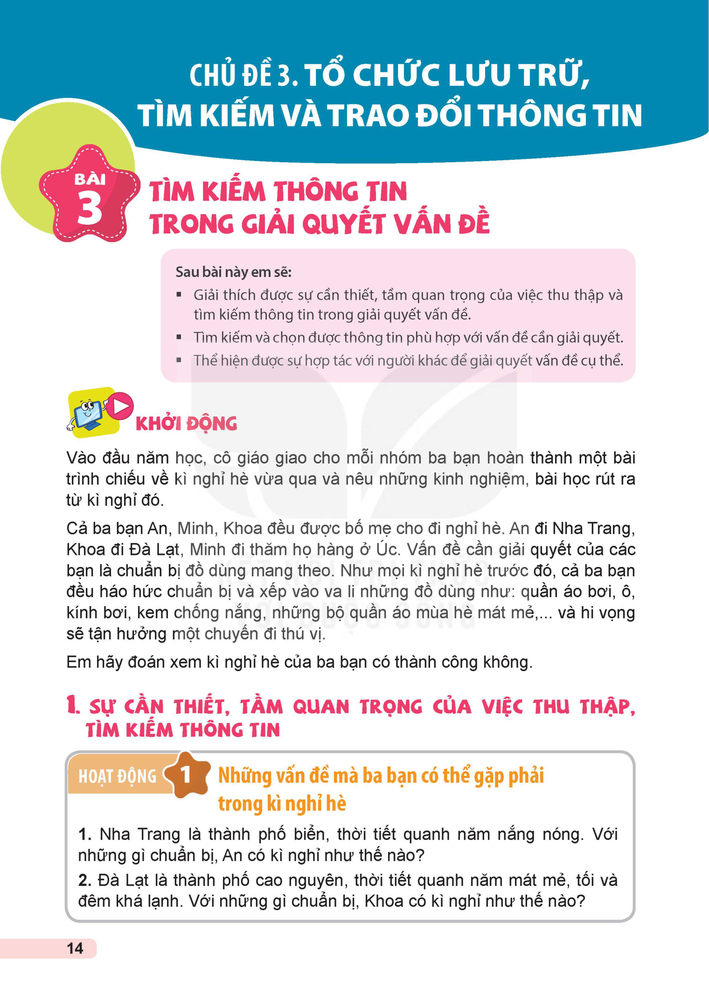
#> input picture SGK/Lớp_5/bai3_images/page_14.png, 709 x 995 px, shrunk from 1520 x 2134 before the run, found by its file name
$ python crop_sgk_illustrations_tuan04.py
#> lines starting #> are read from the running program, lines starting #| are printed output that depends on the picture
import os, sys
sys.stdout.reconfigure(encoding='utf-8')
from PIL import Image

def crop_box(img_path, box, out_path):
#> called with box = (0.08, 0.4, 0.92, 0.7)
    img = Image.open(img_path)
#> img is the input picture: PIL image 709x995 RGB; mean R, G, B 208.8, 219.2, 224.3
    w, h = img.size
#> w = 709; h = 995
    # box is given in relative coordinates (left, top, right, bottom) in 0.0 - 1.0
    crop_area = (int(box[0]*w), int(box[1]*h), int(box[2]*w), int(box[3]*h))
#> crop_area = (56, 398, 652, 696)
    cropped = img.crop(crop_area)
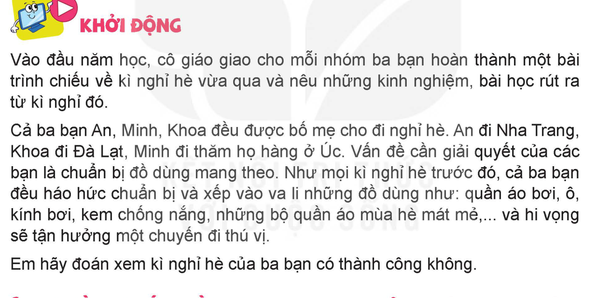
#> cropped: PIL image 596x298 RGB; mean R, G, B 231.3, 230.2, 229.6
    os.makedirs(os.path.dirname(out_path), exist_ok=True)
    cropped.save(out_path)
    print(f"Saved crop: {out_path} ({cropped.size})")
#| Saved crop: D:\UNIGO\KHBD_Tin_học\Lớp_5\Tuần_04\images/sgk_lop5_bai3_khoi_dong.png ((596, 298))

# ─── Lớp 5 Crops ───
IMG5_DIR = r'D:\UNIGO\KHBD_Tin_học\Lớp_5\Tuần_04\images'
os.makedirs(IMG5_DIR, exist_ok=True)

# Page 14: Bài 3 Khởi động 3 bạn đi du lịch (Nha Trang, Đà Lạt, Úc)
crop_box(r'D:\UNIGO\SGK\Lớp_5\pages_10_30\page_14.png', (0.08, 0.40, 0.92, 0.70), os.path.join(IMG5_DIR, 'sgk_lop5_bai3_khoi_dong.png'))

# Page 15: Bài 3 Các bước thu thập thông tin chuẩn bị chuyến đi
crop_box(r'D:\UNIGO\SGK\Lớp_5\pages_10_30\page_15.png', (0.08, 0.15, 0.92, 0.85), os.path.join(IMG5_DIR, 'sgk_lop5_bai3_cac_buoc_tim_kiem.png'))
#> call 2 of crop_box, with box = (0.08, 0.15, 0.92, 0.85)
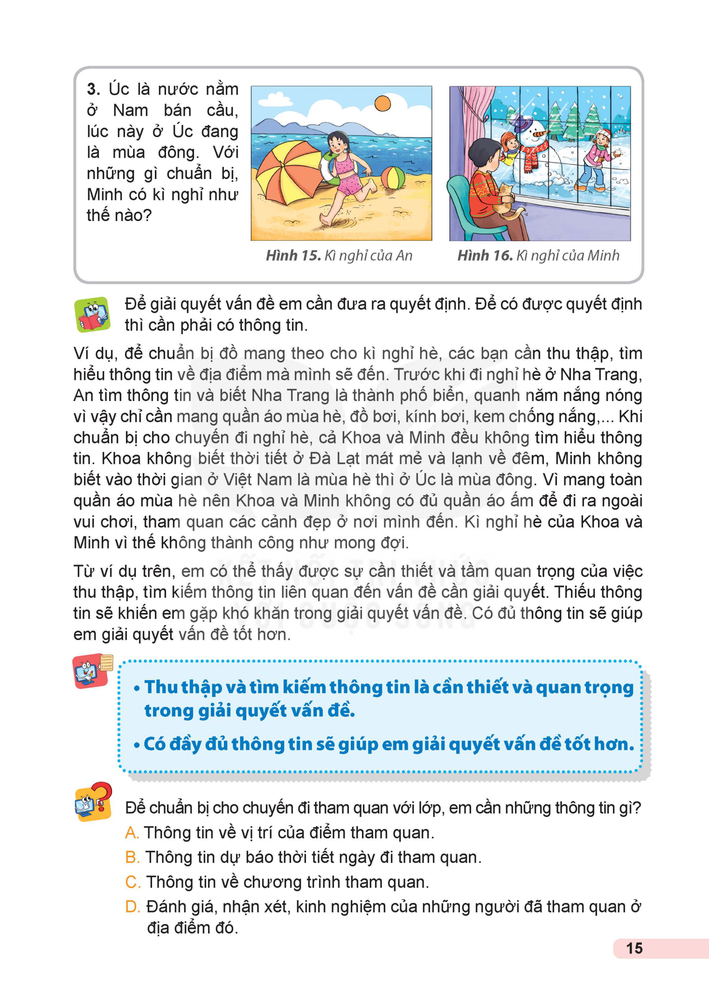
#> input picture SGK/Lớp_5/bai3_images/page_15.png, 709 x 995 px, shrunk from 1520 x 2134 before the run, found by its file name
#> in crop_box, img is the input picture: PIL image 709x995 RGB; mean R, G, B 229.1, 232.1, 232.9
#> in crop_box (call 2), `cropped = img.crop(crop_area)`:
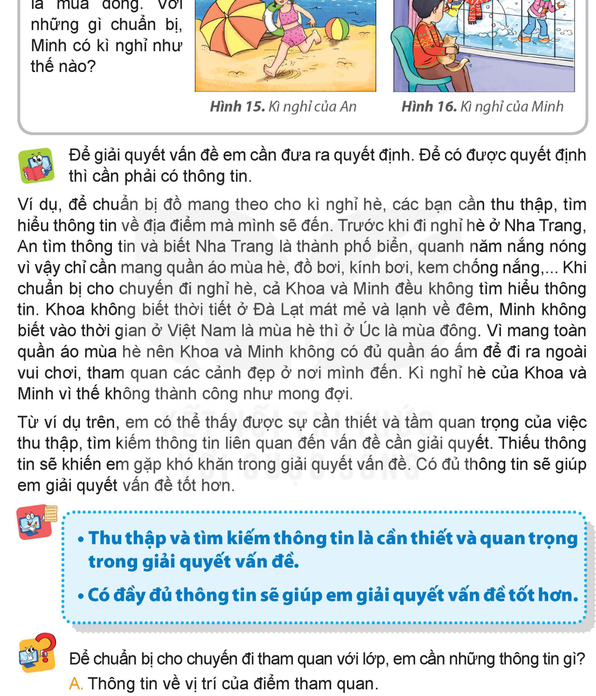
#> cropped: PIL image 596x696 RGB; mean R, G, B 219.8, 223.3, 223.9
#| Saved crop: D:\UNIGO\KHBD_Tin_học\Lớp_5\Tuần_04\images/sgk_lop5_bai3_cac_buoc_tim_kiem.png ((596, 696))

# Page 16: Bài 3 Thực hành tìm kiếm trên máy tính / Google search
crop_box(r'D:\UNIGO\SGK\Lớp_5\pages_10_30\page_16.png', (0.08, 0.15, 0.92, 0.85), os.path.join(IMG5_DIR, 'sgk_lop5_bai3_thuc_hanh_search.png'))
#> call 3 of crop_box, with box = (0.08, 0.15, 0.92, 0.85)
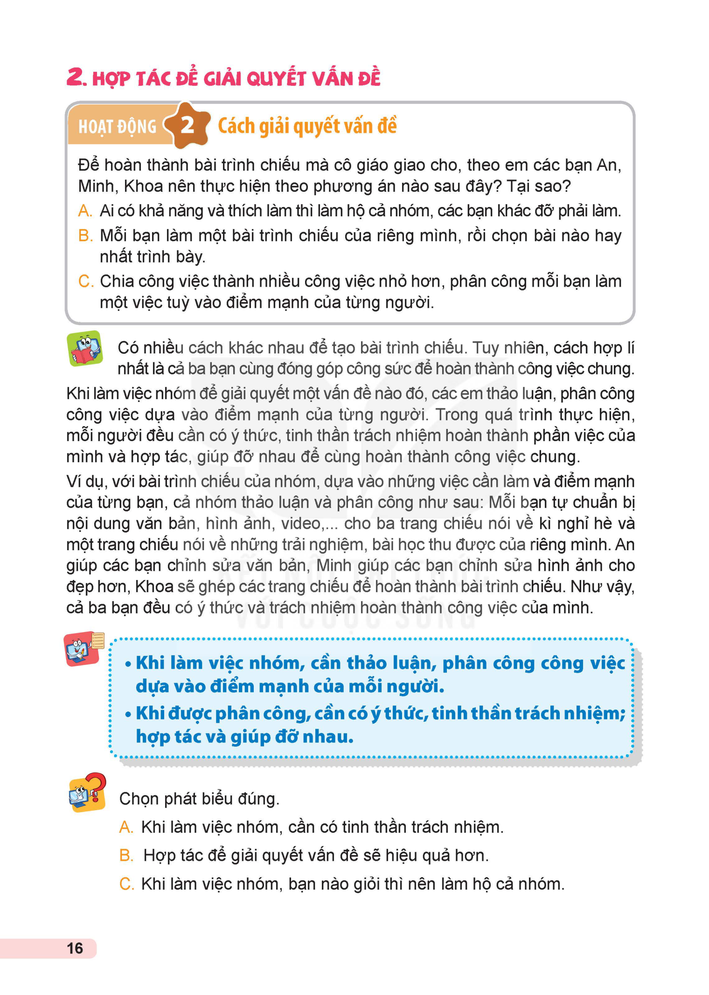
#> input picture SGK/Lớp_5/bai3_images/page_16.png, 709 x 995 px, shrunk from 1520 x 2134 before the run, found by its file name
#> in crop_box, img is the input picture: PIL image 709x995 RGB; mean R, G, B 233.5, 235.1, 236
#> in crop_box (call 3), `cropped = img.crop(crop_area)`:
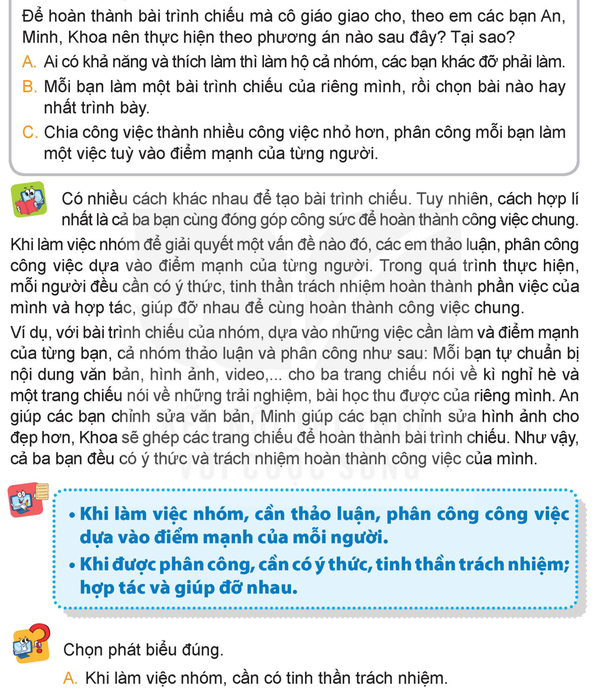
#> cropped: PIL image 596x696 RGB; mean R, G, B 221.1, 226, 228.4
#| Saved crop: D:\UNIGO\KHBD_Tin_học\Lớp_5\Tuần_04\images/sgk_lop5_bai3_thuc_hanh_search.png ((596, 696))

# Page 18: Bài 4 Khởi động cây thư mục & Sơ đồ phân cấp
crop_box(r'D:\UNIGO\SGK\Lớp_5\pages_10_30\page_18.png', (0.08, 0.40, 0.92, 0.90), os.path.join(IMG5_DIR, 'sgk_lop5_bai4_so_do_cay_thu_muc.png'))
#> call 4 of crop_box, with box = (0.08, 0.4, 0.92, 0.9)
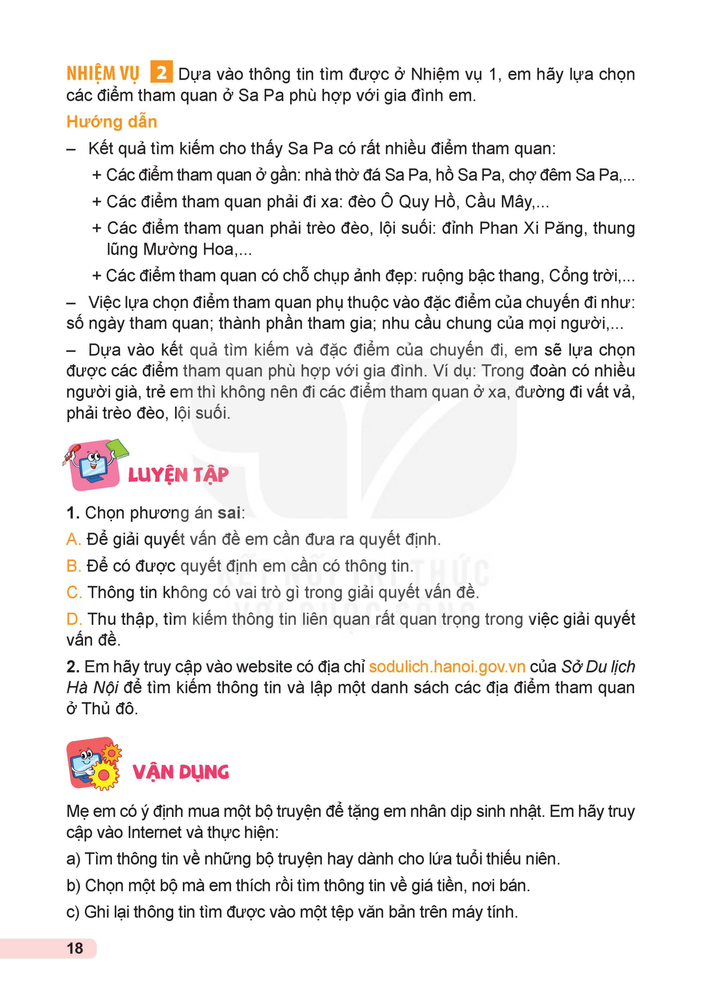
#> input picture SGK/Lớp_5/bai3_images/page_18.png, 709 x 995 px, shrunk from 1520 x 2134 before the run, found by its file name
#> in crop_box, img is the input picture: PIL image 709x995 RGB; mean R, G, B 239.7, 238.5, 238.2
#> in crop_box (call 4), `cropped = img.crop(crop_area)`:
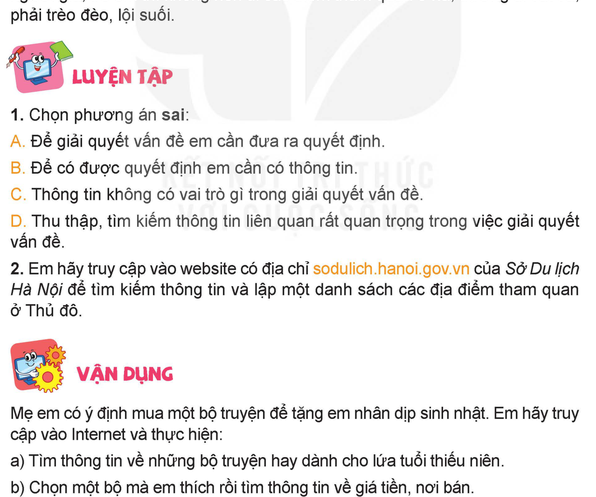
#> cropped: PIL image 596x497 RGB; mean R, G, B 238.5, 236.4, 236.1
#| Saved crop: D:\UNIGO\KHBD_Tin_học\Lớp_5\Tuần_04\images/sgk_lop5_bai4_so_do_cay_thu_muc.png ((596, 497))

# Page 19: Bài 4 Cấu trúc File Explorer cây thư mục trong máy tính
#> (the run stopped early here; a loop or call above may not have finished)
